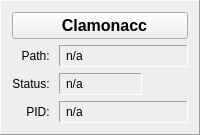
             <widget class="QFrame" name="clamonaccFrame">
              <property name="frameShape">
               <enum>QFrame::Panel</enum>
              </property>
              <property name="frameShadow">
               <enum>QFrame::Raised</enum>
              </property>
              <layout class="QGridLayout" name="gridLayout_6">
               <item row="1" column="0">
                <widget class="QLabel" name="clamonaccPathLabel">
                 <property name="sizePolicy">
                  <sizepolicy hsizetype="Maximum" vsizetype="Preferred">
                   <horstretch>0</horstretch>
                   <verstretch>0</verstretch>
                  </sizepolicy>
                 </property>
                 <property name="minimumSize">
                  <size>
                   <width>0</width>
                   <height>0</height>
                  </size>
                 </property>
                 <property name="maximumSize">
                  <size>
                   <width>100</width>
                   <height>16777215</height>
                  </size>
                 </property>
                 <property name="text">
                  <string>Path: </string>
                 </property>
                 <property name="alignment">
                  <set>Qt::AlignRight|Qt::AlignTrailing|Qt::AlignVCenter</set>
                 </property>
                </widget>
               </item>
               <item row="2" column="0">
                <widget class="QLabel" name="clamonaccStatusLabel">
                 <property name="sizePolicy">
                  <sizepolicy hsizetype="Maximum" vsizetype="Preferred">
                   <horstretch>0</horstretch>
                   <verstretch>0</verstretch>
                  </sizepolicy>
                 </property>
                 <property name="minimumSize">
                  <size>
                   <width>0</width>
                   <height>0</height>
                  </size>
                 </property>
                 <property name="maximumSize">
                  <size>
                   <width>100</width>
                   <height>16777215</height>
                  </size>
                 </property>
                 <property name="text">
                  <string>Status: </string>
                 </property>
                 <property name="alignment">
                  <set>Qt::AlignRight|Qt::AlignTrailing|Qt::AlignVCenter</set>
                 </property>
                </widget>
               </item>
               <item row="2" column="1">
                <widget class="QLabel" name="clamonaccStatus">
                 <property name="sizePolicy">
                  <sizepolicy hsizetype="MinimumExpanding" vsizetype="Preferred">
                   <horstretch>0</horstretch>
                   <verstretch>0</verstretch>
                  </sizepolicy>
                 </property>
                 <property name="maximumSize">
                  <size>
                   <width>16777215</width>
                   <height>16777215</height>
                  </size>
                 </property>
                 <property name="styleSheet">
                  <string notr="true">padding:3px;</string>
                 </property>
                 <property name="frameShape">
                  <enum>QFrame::Panel</enum>
                 </property>
                 <property name="frameShadow">
                  <enum>QFrame::Sunken</enum>
                 </property>
                 <property name="text">
                  <string>n/a</string>
                 </property>
                </widget>
               </item>
               <item row="1" column="1" colspan="2">
                <widget class="QLabel" name="clamonaccPath">
                 <property name="sizePolicy">
                  <sizepolicy hsizetype="MinimumExpanding" vsizetype="Preferred">
                   <horstretch>0</horstretch>
                   <verstretch>0</verstretch>
                  </sizepolicy>
                 </property>
                 <property name="maximumSize">
                  <size>
                   <width>16777215</width>
                   <height>16777215</height>
                  </size>
                 </property>
                 <property name="styleSheet">
                  <string notr="true">padding:3px;</string>
                 </property>
                 <property name="frameShape">
                  <enum>QFrame::Panel</enum>
                 </property>
                 <property name="frameShadow">
                  <enum>QFrame::Sunken</enum>
                 </property>
                 <property name="text">
                  <string>n/a</string>
                 </property>
                </widget>
               </item>
               <item row="3" column="0">
                <widget class="QLabel" name="clamonaccPIDLabel">
                 <property name="sizePolicy">
                  <sizepolicy hsizetype="Maximum" vsizetype="Preferred">
                   <horstretch>0</horstretch>
                   <verstretch>0</verstretch>
                  </sizepolicy>
                 </property>
                 <property name="minimumSize">
                  <size>
                   <width>0</width>
                   <height>0</height>
                  </size>
                 </property>
                 <property name="maximumSize">
                  <size>
                   <width>100</width>
                   <height>16777215</height>
                  </size>
                 </property>
                 <property name="text">
                  <string>PID: </string>
                 </property>
                 <property name="alignment">
                  <set>Qt::AlignRight|Qt::AlignTrailing|Qt::AlignVCenter</set>
                 </property>
                </widget>
               </item>
               <item row="3" column="1" colspan="2">
                <widget class="QLabel" name="clamonaccPID">
                 <property name="sizePolicy">
                  <sizepolicy hsizetype="MinimumExpanding" vsizetype="Preferred">
                   <horstretch>0</horstretch>
                   <verstretch>0</verstretch>
                  </sizepolicy>
                 </property>
                 <property name="maximumSize">
                  <size>
                   <width>16777215</width>
                   <height>16777215</height>
                  </size>
                 </property>
                 <property name="styleSheet">
                  <string notr="true">padding:3px;</string>
                 </property>
                 <property name="frameShape">
                  <enum>QFrame::Panel</enum>
                 </property>
                 <property name="frameShadow">
                  <enum>QFrame::Sunken</enum>
                 </property>
                 <property name="text">
                  <string>n/a</string>
                 </property>
                </widget>
               </item>
               <item row="2" column="2">
                <widget class="QLabel" name="clamonaccActivityLabel">
                 <property name="minimumSize">
                  <size>
                   <width>40</width>
                   <height>20</height>
                  </size>
                 </property>
                 <property name="maximumSize">
                  <size>
                   <width>40</width>
                   <height>20</height>
                  </size>
                 </property>
                 <property name="text">
                  <string/>
                 </property>
                 <property name="pixmap">
                  <pixmap resource="../resources.qrc">:/icons/icons/gifs/activity.gif</pixmap>
                 </property>
                 <property name="scaledContents">
                  <bool>true</bool>
                 </property>
                </widget>
               </item>
               <item row="0" column="0" colspan="3">
                <widget class="QPushButton" name="clamonaccPushButton">
                 <property name="styleSheet">
                  <string notr="true">font-size:16px;font-weight:bold</string>
                 </property>
                 <property name="text">
                  <string>  Clamonacc</string>
                 </property>
                 <property name="icon">
                  <iconset resource="../resources.qrc">
                   <normaloff>:/icons/icons/onaccess.png</normaloff>:/icons/icons/onaccess.png</iconset>
                 </property>
                 <property name="iconSize">
                  <size>
                   <width>32</width>
                   <height>32</height>
                  </size>
                 </property>
                </widget>
               </item>
              </layout>
             </widget>
